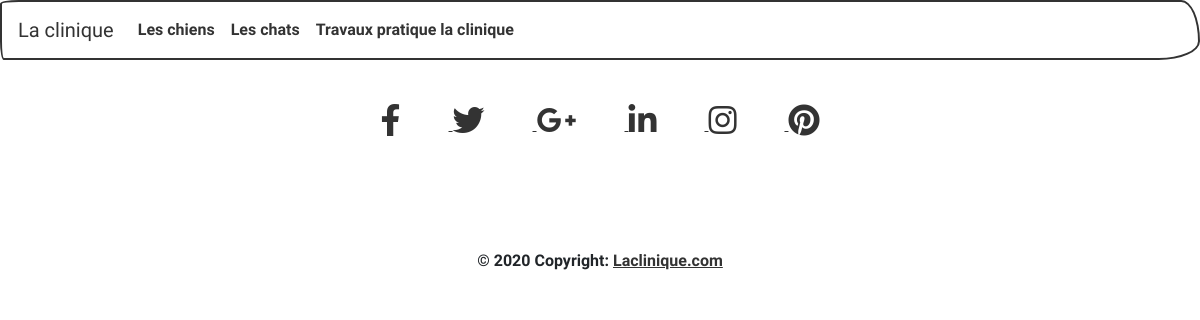
The app's page /TPclinique/vue/chat.php, older data.
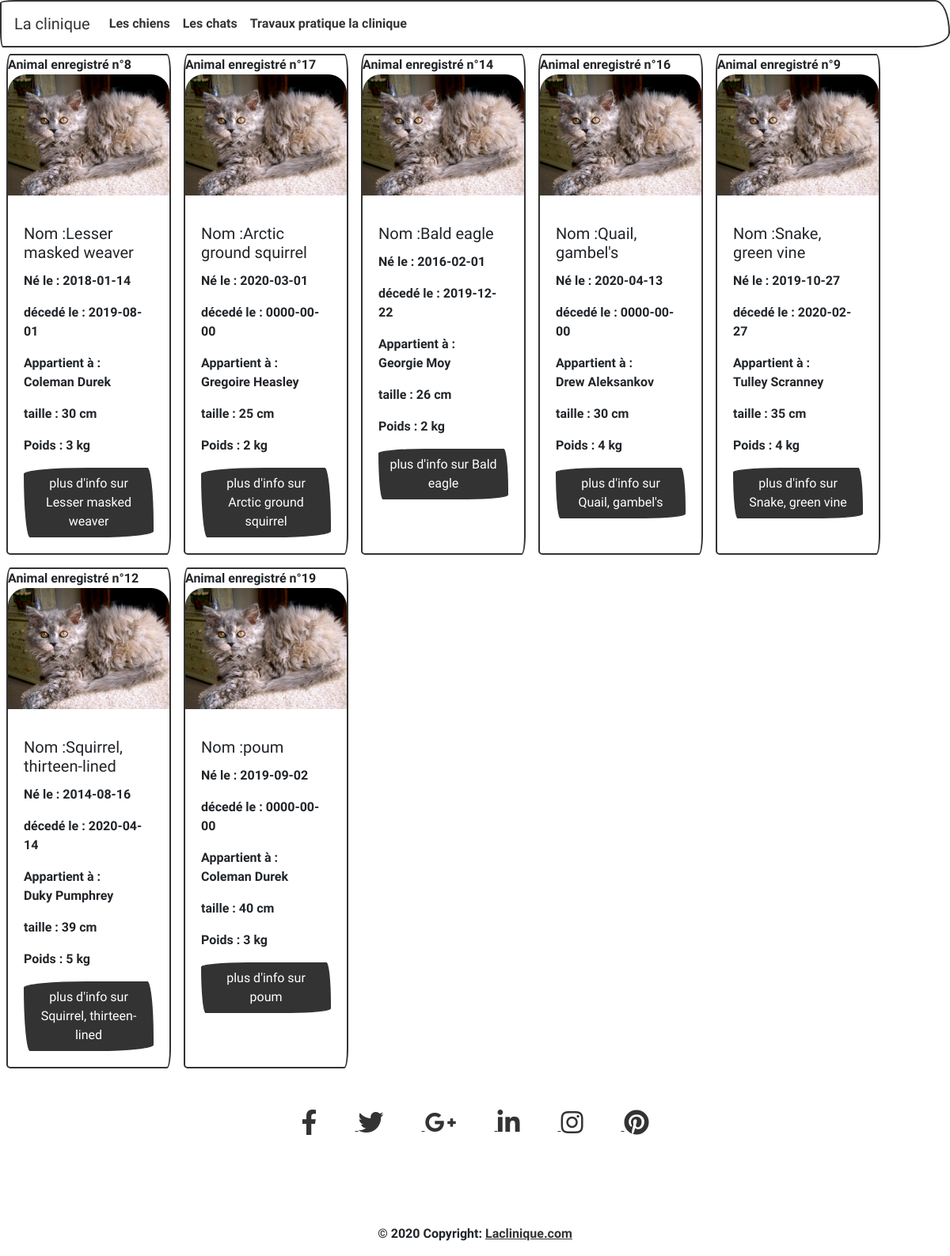
The same page, newer data.
### tables this page shows
CREATE TABLE IF NOT EXISTS `animal` (
  `id` int(11) NOT NULL,
  `nomAnimal` varchar(255) DEFAULT NULL,
  `dateNaissance` date DEFAULT NULL,
  `datedécès` date DEFAULT NULL,
  `idPropriétaire` int(11) DEFAULT NULL,
  PRIMARY KEY (`id`)
);

CREATE TABLE IF NOT EXISTS `chat` (
  `idAnimal` int(11) NOT NULL,
  `taille` int(11) DEFAULT NULL,
  `poids` int(11) DEFAULT NULL,
  `idRace` int(11) DEFAULT NULL,
  PRIMARY KEY (`idAnimal`)
);

### TPclinique/vue/controler/connexion.php (called while the page is built, shortened)
<?php
class DB
{
    public $host = "localhost";
    public $database = "clinique";
    public $username = "root";
    public $pswd = '';
    public function __construct($host = null, $database = null, $username = null, $pswd = null)
    {
        try {
            $this->db = new PDO('mysql:host=' . $this->host . ';database=' . $this->database, $this->username, $this->pswd, array(PDO::MYSQL_ATTR_INIT_COMMAND => 'SET NAMES UTF8', PDO::ATTR_ERRMODE => PDO::ERRMODE_WARNING));
        } catch (PDOException $e) {
            die('<h1>impossible de se log<h1>');
        }
    }
}

### TPclinique/vue/chat.php (the view, shortened to what this page needs)
<?php
require("controler/connexion.php");
require("header.php");
$DB = new DB();
$query = $DB->db->prepare(
  'SELECT
  *
FROM clinique.animal
INNER JOIN clinique.propriétaire
ON animal.idPropriétaire = clinique.propriétaire.id
INNER JOIN clinique.chat
ON animal.id = clinique.chat.idAnimal'
);
$query->execute();
$animals = $query->fetchAll(PDO::FETCH_ASSOC);
?>
<div class="container-fluid row justify ">
  <?php
  foreach ($animals as $animal) :
  ?>
    <div class="card m-2 p-0  " style="width: 13rem;">
      <p>Animal enregistré n°<?= $animal['idAnimal'] ?>
        <img src="asset/selkyrex.jpg" class="card-img-top" alt="...">
        <div class="card-body">
          <h5 class="card-title">Nom :<?= $animal['nomAnimal'] ?></h5>
          <p class="card-text">Né le : <?= $animal['dateNaissance'] ?></p>
          <p class="card-text">décedé le : <?= $animal['datedécès'] ?></p>
          <p class="card-text">Appartient à :<br> <?= $animal['Prénom'], " ", $animal['nom'] ?></p>
          <p class="card-text">taille : <?= $animal['taille'] ?> cm</p>
          <p class="card-text">Poids : <?= $animal['poids'] ?> kg</p>
          <a href="/<?php echo "vue" . "/" . $animal['nomAnimal'] . "." . "php" ?>" class="btn btn-primary">plus d'info sur <?php echo $animal['nomAnimal'] ?></a>
        </div>
    </div>
  <?php endforeach ?>
</div>
<?php
require 'footer.php'; ?>

### TPclinique/vue/header.php (shortened to what this page needs)
</body>
</html>
<html lang="fr">
<head>
  <link rel="stylesheet" href="https://bootswatch.com/4/sketchy/bootstrap.min.css">
  <link rel="stylesheet" href="https://pro.fontawesome.com/releases/v5.10.0/css/all.css" />
</head>
<body class='m-0 p-0 center container-fluid'>
  <nav class="navbar navbar-expand-lg navbar-light bg-light">
    <a class="navbar-brand" href="index.php">La clinique</a>
    <div class="collapse navbar-collapse" id="navbarColor03">
      <ul class="navbar-nav mr-auto">
        <li class="nav-item">
          <a class="nav-link" href="chien.php">Les chiens</a>
        </li>
        <li class="nav-item">
          <a class="nav-link" href="chat.php">Les chats</a>
        </li>
        <li class="nav-item ">
          <a class="nav-link " href="tp.php">Travaux pratique la clinique <span class="sr-only right"></span></a>
        </li>
      </ul>
    </div>
  </nav>

### TPclinique/vue/footer.php (shortened to what this page needs)
<footer class="page-footer font-small cyan darken-3">
    <div class="container ">
        <div class="row">
            <div class="col-md-12 py-5">
                <div class="mb-5 flex-center text-center">
                    <a class="fb-ic">
                        <i class="fab fa-facebook-f fa-lg white-text mr-md-5 mr-3 fa-2x"> </i>
                    </a>
                    <a class="tw-ic">
                        <i class="fab fa-twitter fa-lg white-text mr-md-5 mr-3 fa-2x"> </i>
                    </a>
                    <a class="gplus-ic">
                        <i class="fab fa-google-plus-g fa-lg white-text mr-md-5 mr-3 fa-2x"> </i>
                    </a>
                    <a class="li-ic">
                        <i class="fab fa-linkedin-in fa-lg white-text mr-md-5 mr-3 fa-2x"> </i>
                    </a>
                    <a class="ins-ic">
                        <i class="fab fa-instagram fa-lg white-text mr-md-5 mr-3 fa-2x"> </i>
                    </a>
                    <a class="pin-ic">
                        <i class="fab fa-pinterest fa-lg white-text fa-2x"> </i>
                    </a>
                </div>
            </div>
        </div>
    </div>
    <div class="footer-copyright text-center py-3">© 2020 Copyright:
        <a href="https://mdbootstrap.com/"> Laclinique.com</a>
    </div>
</footer>
</body>
</html>

Row changes from the older to the newer data that the page shows:
added animal: chat.idAnimal "8", nomAnimal "Lesser masked weaver", dateNaissance "2018-01-14", datedécès "2019-08-01", idPropriétaire.Prénom "Coleman", idPropriétaire.nom "Durek", chat.taille "30", chat.poids "3"
added animal: chat.idAnimal "17", nomAnimal "Arctic ground squirrel", dateNaissance "2020-03-01", datedécès "0000-00-00", idPropriétaire.Prénom "Gregoire", idPropriétaire.nom "Heasley", chat.taille "25", chat.poids "2"
added animal: chat.idAnimal "14", nomAnimal "Bald eagle", dateNaissance "2016-02-01", datedécès "2019-12-22", idPropriétaire.Prénom "Georgie", idPropriétaire.nom "Moy", chat.taille "26", chat.poids "2"
added animal: chat.idAnimal "16", nomAnimal "Quail, gambel's", dateNaissance "2020-04-13", datedécès "0000-00-00", idPropriétaire.Prénom "Drew", idPropriétaire.nom "Aleksankov", chat.taille "30", chat.poids "4"
added animal: chat.idAnimal "9", nomAnimal "Snake, green vine", dateNaissance "2019-10-27", datedécès "2020-02-27", idPropriétaire.Prénom "Tulley", idPropriétaire.nom "Scranney", chat.taille "35", chat.poids "4"
added animal: chat.idAnimal "12", nomAnimal "Squirrel, thirteen-lined", dateNaissance "2014-08-16", datedécès "2020-04-14", idPropriétaire.Prénom "Duky", idPropriétaire.nom "Pumphrey", chat.taille "39", chat.poids "5"
added animal: chat.idAnimal "19", nomAnimal "poum", dateNaissance "2019-09-02", datedécès "0000-00-00", idPropriétaire.Prénom "Coleman", idPropriétaire.nom "Durek", chat.taille "40", chat.poids "3"
